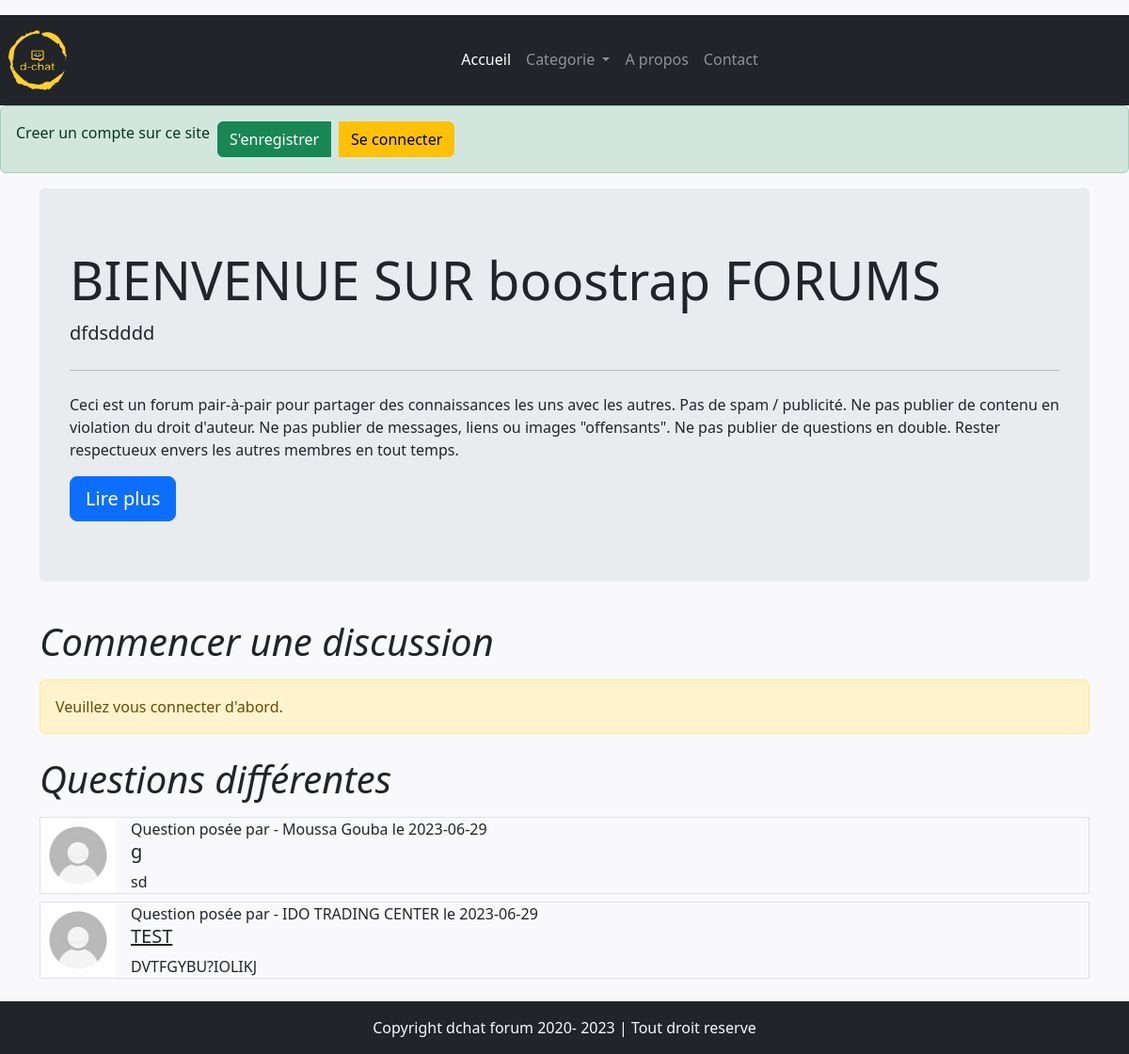
Page /threadlist.php?catid=7 on the committed database.
### tables this page shows
CREATE TABLE `category` (
  `category_id` int(11) NOT NULL,
  `category_name` varchar(100) NOT NULL,
  `category_description` varchar(250) NOT NULL,
  `cat_image` varchar(200) NOT NULL
);

CREATE TABLE `thread` (
  `thread_id` int(11) NOT NULL,
  `thread_title` varchar(50) NOT NULL,
  `thread_desc` text NOT NULL,
  `thread_cat_id` int(11) NOT NULL,
  `thread_user_id` int(11) NOT NULL,
  `timestamp` date NOT NULL
);

CREATE TABLE `users` (
  `user_id` int(11) NOT NULL,
  `name` varchar(50) NOT NULL,
  `user_email` varchar(250) NOT NULL,
  `user_pass` varchar(250) NOT NULL,
  `timestamp` date NOT NULL
);

### threadlist.php (the view, shortened to what this page needs)
<!DOCTYPE html>
<html lang="fr">
<head>
  <link rel="stylesheet" href="https://stackpath.bootstrapcdn.com/bootstrap/4.5.0/css/bootstrap.min.css">
</head>
<body>
  <?php include 'dbconnect.php'; ?>
  <?php include 'header.php'; ?>
  <?php
  $id = $_GET['catid'];
  $sql = "SELECT * FROM `category` WHERE category_id=$id";
  $result = mysqli_query($conn, $sql);
  while ($row = mysqli_fetch_assoc($result))
  {
    $catname = $row['category_name'];
    $catdesc = $row['category_description'];
  }
  ?>
  <div class="container my-2">
    <div class="jumbotron">
      <h1 class="display-4">BIENVENUE SUR
        <?php echo $catname; ?> FORUMS
      </h1>
      <p class="lead">
        <?php echo $catdesc; ?>
      </p>
      <hr class="my-4">
      <p>Ceci est un forum pair-à-pair pour partager des connaissances les uns avec les autres. Pas de spam / publicité.
        Ne pas publier de contenu en violation du droit d'auteur. Ne pas publier de messages, liens ou images
        "offensants".
        Ne pas publier de questions en double. Rester respectueux envers les autres membres en tout temps.</p>
      <a class="btn btn-primary btn-lg" href="#" role="button">Lire plus</a>
    </div>
  </div>
  <div class="container">
    <?php if (isset($_SESSION['loggedin']) && $_SESSION['loggedin'] == true): ?>
      <h1 class="font-italic py-2">Démarrer une discussion</h1>
      <form action="<?php echo $_SERVER['REQUEST_URI']; ?>" method="post">
        <div class="form-group">
          <label for="title">Quel est le problème que vous rencontrez ?</label>
          <input type="text" class="form-control" id="title" name="title" aria-describedby="emailHelp" required>
          <small id="emailHelp" class="form-text text-muted">Veuillez donner un titre court à votre problème.</small>
        </div>
        <div class="form-group">
          <label for="desc">Décrivez votre problème</label>
          <textarea class="form-control" id="desc" name="desc" rows="3" required></textarea>
        </div>
        <input type="hidden" name="sno" value="<?php echo $_SESSION["sno"]; ?>"><br>
        <button type="submit" class="btn btn-primary">Soumettre</button>
      </form>
    <?php else: ?>
      <h1 class="font-italic py-2">Commencer une discussion</h1>
      <div class="alert alert-warning" role="alert">
        Veuillez vous connecter d'abord.
      </div>
    <?php endif; ?>
  </div>
  <div class="container">
    <h1 class="font-italic py-2">Questions différentes</h1>
    <?php
    $id = $_GET['catid'];
    $sql = "SELECT * FROM `thread` WHERE thread_cat_id=$id";
    $result = mysqli_query($conn, $sql);
    while ($row = mysqli_fetch_assoc($result))
    {
      $id = $row['thread_id'];
      $title = $row['thread_title'];
      $desc = $row['thread_desc'];
      $comment_time = $row['timestamp'];
      $thread_user_id = $row['thread_user_id'];
      $sql2 = "SELECT `name` FROM `users` WHERE user_id='$thread_user_id'";
      $result2 = mysqli_query($conn, $sql2);
      $row2 = mysqli_fetch_assoc($result2);
      echo '
              <div class="media my-2 border">
                <img src="image/user.jpg" width="80px" class="mr-3" alt="...">
                <div class="media-body">
                  <p class="font-weight-normal my-0">Question posée par - ' . $row2['name'] . ' le ' . $comment_time . '</p>
                  <h5 class="mt-0"><a class="text-dark" href="thread.php?threadid=' . $id . '">' . $title . '</a></h5>
                  ' . $desc . '
                </div>
              </div>';
    }
    ?>
  </div>
  <?php include 'footer.php'; ?>
</body>
</html>

### header.php (shortened to what this page needs)
<?php
echo '
<nav class="navbar navbar-expand-lg navbar-dark text-light bg-dark">
<img src="image/svg/logo-no-background.svg" class="navbar-brand logooo">
  <button class="navbar-toggler" type="button" data-toggle="collapse" data-target="#navbarSupportedContent" aria-controls="navbarSupportedContent" aria-expanded="false" aria-label="Toggle navigation">
    <span class="navbar-toggler-icon"></span>
  </button>
  <div class="collapse navbar-collapse" id="navbarSupportedContent">
    <ul class="navbar-nav mr-auto mx-auto ">
      <li class="nav-item active">
        <a class="nav-link cool-link" href="index.php">Accueil <span class="sr-only"></span></a>
      </li>
      <li class="nav-item dropdown">
        <a class="nav-link dropdown-toggle" href="#" id="navbarDropdown" role="button" data-toggle="dropdown" aria-haspopup="true" aria-expanded="false">
          Categorie
        </a>
        <div class="dropdown-menu" aria-labelledby="navbarDropdown">';
echo ' </div>
      </li>
      <li class="nav-item">
      <a class="nav-link cool-link" href="about.php">A propos</a>
    </li>
      <li class="nav-item">
        <a class="nav-link cool-link" href="contact.php"  >Contact</a>
      </li>
    </ul>
  </div>
  </div>
  </div>
</nav>
';
?>
<?php
if (isset($_SESSION['loggedin']) && $_SESSION['loggedin'] == true)
{
  echo '
            <div class="alert alert-success " role="alert"><div class="btn-group opas">
       <p class="text-dark">  Bienvenue <b>' . $_SESSION['useremail'] . '</b>
        <a href="logout.php" class="btn btn-success my-2 my-sm-0" type="submit">se deconnecter</a></p>
        </div>
        </div>';
}
else
{
  echo '
    <div class="alert alert-success " role="alert"><div class="btn-group">
  Creer un compte sur ce site   <button class="btn btn-success ml-2 " data-toggle="modal" data-target="#signupModal">S\'enregistrer</button>
  <button class="btn btn-warning ml-2 " data-toggle="modal" data-target="#loginModal" >Se connecter</button>
  </div>
</div>';
}
?>

### footer.php
<div class="container-fluid bg-dark text-light mt-4 p-3">
    <p class="text-center mb-0">Copyright dchat forum 2020-
        <?php echo date('Y') ?> | Tout droit reserve
    </p>
</div>

### asset/css/style.css (style rules this page uses)
* { padding: 0; margin: 0; }
.logooo { width: 80px; ; height: 80px; }
.cool-link::after { content: ''; display: block; width: 0; height: 2px; background: #e72c2c; transition: width .3s; }
nav a, .logo { font-weight: 500; font-size: 20px; }
* { box-sizing: border-box; }
html, body { width: 100%; height: 100%; }
body { padding: 1rem 0; background: #f9f9fb; }

### rows in the picture
category: category_name "boostrap", category_description "dfdsdddd"
thread: thread_user.name "Moussa Gouba", timestamp "2023-06-29", thread_title "g", thread_desc "sd"
thread: thread_user.name "IDO TRADING CENTER", timestamp "2023-06-29", thread_title "TEST", thread_desc "DVTFGYBU?IOLIKJ"
